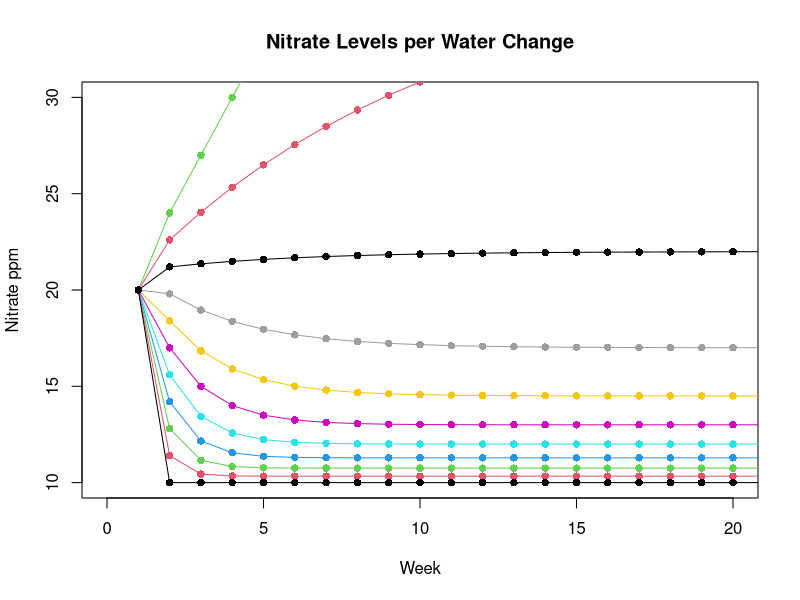

Recreate this plot in R.
water_N = 10 #nitrates in tap water
tank_N = 20  #nitrates in tank
gal = 8.5    #gallons in tank
N_inc = 1 #how much do your nitrates increase per day

#keep these the same 
change_days = 3       #how often do you change your tank's water?
perm.change_days = 3  #how often do you change your tank's water?
#


max_days = 280
days = 0    
N_change = c(tank_N)


water.change.calc = function(total_N, w_change){
  new_total_N = ((total_N*(w_change)+(water_N*(1-w_change))))
  return(new_total_N)
}

water.change.graph = function(w_change){
  while (days <= max_days){
    tank_N = tank_N + N_inc
    if (days == change_days) {
      change_days = change_days + perm.change_days
      tank_N = water.change.calc(tank_N, w_change)
      N_change = c(N_change, tank_N)
      }
    days = days + 1
    }
  return(N_change)
}

y_lim = 30
x_lim = 20

plot(water.change.graph(1), xlim = c(0,x_lim), ylim = c(water_N,y_lim), xlab = "Week", ylab = "Nitrate ppm", pch = 16, col = 0)
lines(water.change.graph(1), xlim = c(0,x_lim), ylim = c(water_N,y_lim), xlab = "Week", ylab = "Nitrate ppm", pch = 16, col = 0)

title("Nitrate Levels per Water Change")

amt = 1 #percent changed
while (amt >= 0) {
  points(water.change.graph(amt), col = amt*10+1, pch = 16)
  lines(water.change.graph(amt), col = amt*10+1, pch = 16)
  
  amt = amt - .1 
}

legend(42, 60, legend=c("0%","10%", "20%", "30%", "40%", "50%","60%","70%", "80%","90%","100%" ), col=c(11:1), pch = 16, cex=0.8, title = "Change")
